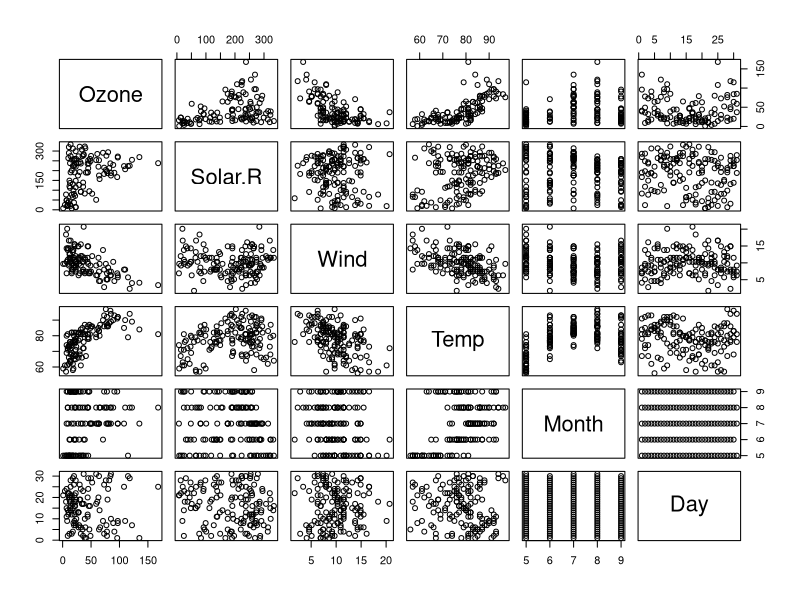
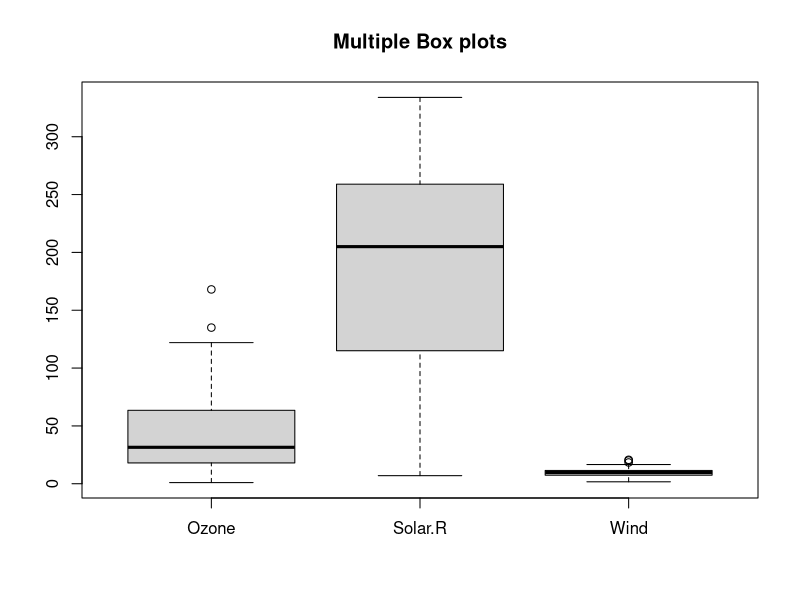
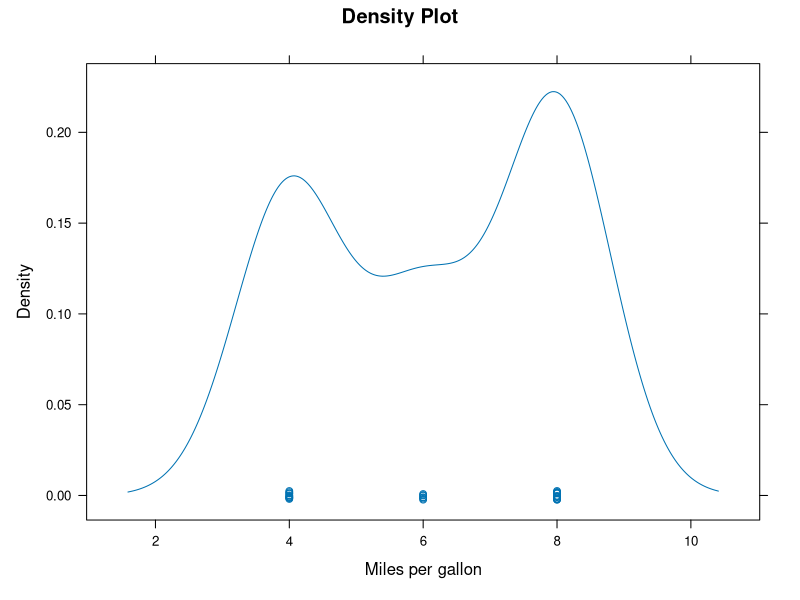
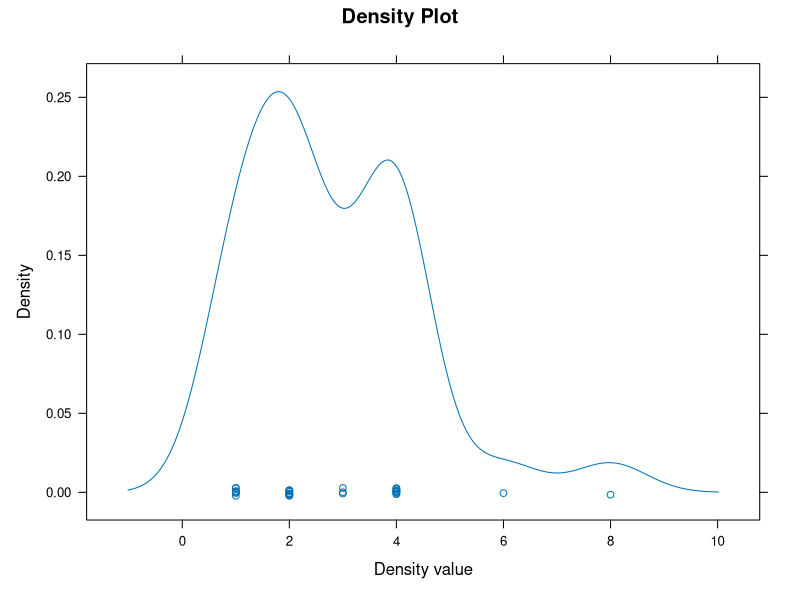
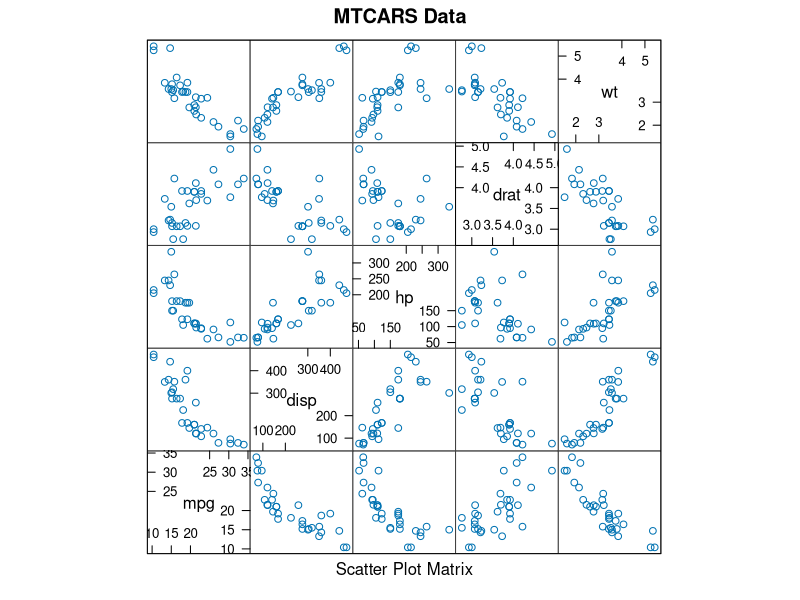
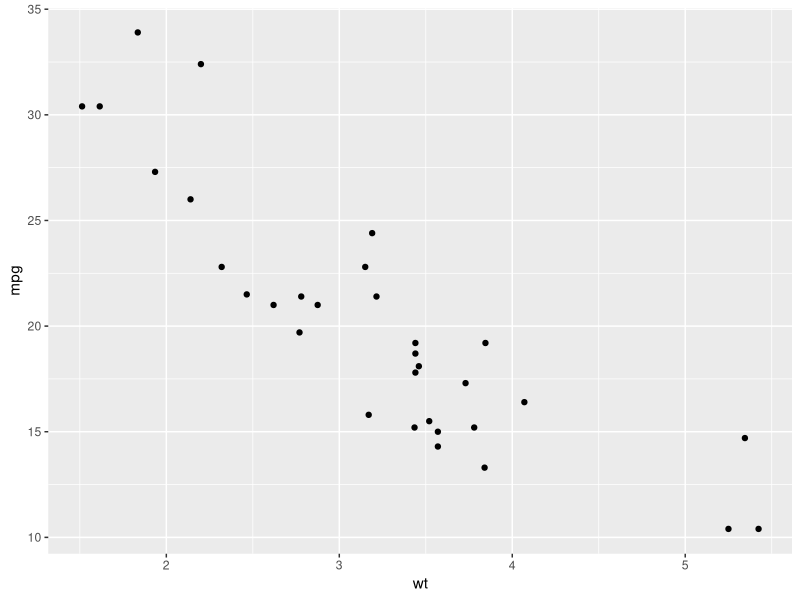
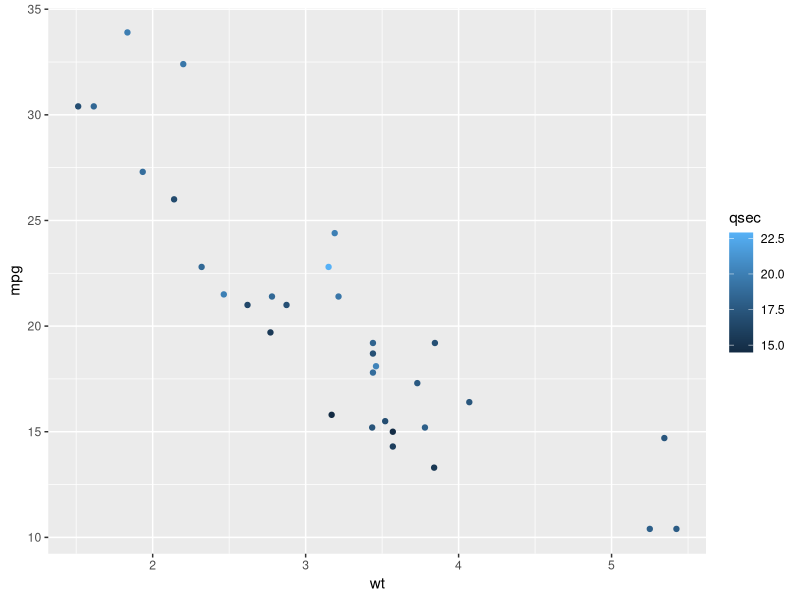
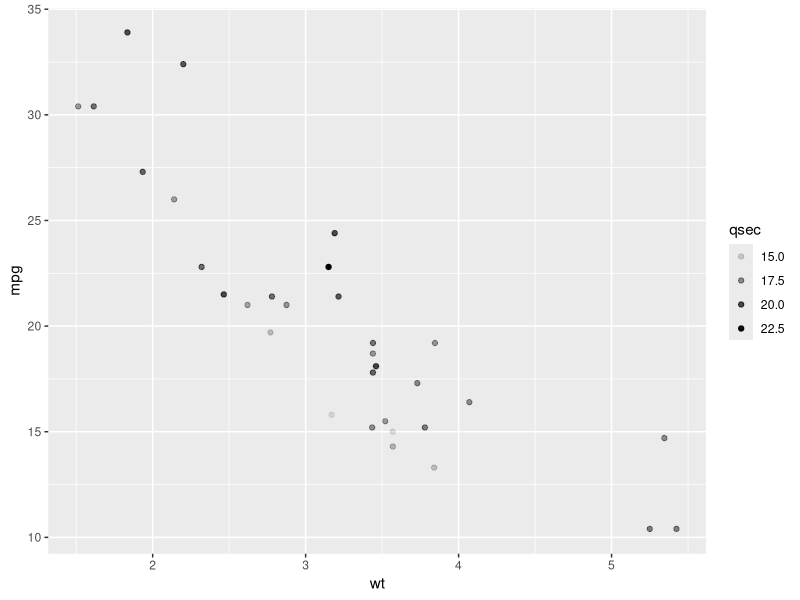

Generate these figures, in order, with R:

#Matrices are another type of object that are common in R. 
#Matrices are similar to data frames in that they are two-dimensional: 
#they have rows and columns.
#Can store only one type of data 
#4 rows, 3 columns, store numbers from 1 to 12 
#Entry column-wise
mat <- matrix(1:12, 4, 3)
mat
mat[2, 3]
mat[2, ]
mat[, 3]
mat[, 2:3]
mat[1:2, 2:3]

#We can convert matrices into data frames using the function
as.data.frame(mat)
#In matrices data have to be all the same type. For this reason data 
#frames are much more useful for storing data, since we can have 
#characters, factors, and numbers in them.



#We can create vectors using the function c, which stands for concatenate
codes <- c(380, 124, 818)
codes
library(tidyverse)
#Viewing in tabular format 
view(codes)
#Can use either single quotes or double quotes 
country <- c("italy", "canada", "egypt")
view(country)
country1 <- c('italy', 'canada', 'egypt')
country1
#Can use mixed data 
misc <- c('italy', 'canada', 'egypt', 500)
view(misc)
#Sometimes it is useful to name the entries of a vector. For example, 
#when defining a vector of country codes, we can use the names to 
#connect the two:
codes <- c(italy = 380, canada = 124, egypt = 818)
codes
class(codes)
names(codes)
view(codes)

#Another useful function for creating vectors generates sequences:
seq(1, 10)
seq(1, 10, 2)
1:10
class(1:10)
class(seq(1, 10, 0.5))

#We use square brackets to access specific elements of a vector.
codes[2]
codes[c(1,3)]
codes[1:2]
codes[c("egypt","italy")]

#Coercion is an attempt by R to be flexible with data types
x <- c(1, "canada", 3)
x
class(x)



#Conversions
x <- 1:5
y <- as.character(x)
y
as.numeric(y)

#When a function tries to coerce one type to another and encounters 
#an impossible case, it usually gives us a warning and turns the entry 
#into a special value called an NA for "not available."
x <- c("1", "b", "3")
class(x)
as.numeric(x)
h <- c("1", "3")
class(h)
as.numeric(h)



#Say we want to rank the states from least to most gun murders. 
#The function sort sorts a vector in increasing order. We can therefore 
#see the largest number of gun murders by typing:
library(dslabs)
data(murders)
sort(murders$total) #Ascending 



#Use airquality
data(airquality)
view(airquality)
summary(airquality)
par(mfrow=c(1,1))
plot(airquality)
#Multiple box plots
boxplot(airquality[,0:3], main='Multiple Box plots')
#Upper edge of the boxplot represents 75th percentile 
#Lower edge represents 25th percentile 
#Thick line represents median of the data (50th percentile)
#If the thick line is exactly in between the upper edge and lower edge, 
#then there is symmetric distribution of data 
#If it is towards upper edge, then the data is right-skewed (Mean > Median)
#Most of the data is in upper-range 
#And vice-versa 
#The dots represent outliers 



#Loading the package 'lattice'
library(lattice)  
#Loading the dataset
#The attach function attaches the database to the R search path
#so the objects in the database can be accessed by 
#simply giving their names.
attach(mtcars)
view(mtcars)
head(mtcars)
#since we have attached the dataset mtcars, we do not need to 
#specify mtcars$gear or mtcars$cyl
gear
#Don't use the dataset directly
#Copy it in another variable and then use that variable for operations
mtcars_data <- mtcars
#Converting categorical data into factor 
gear_factor<-factor(mtcars_data$gear,levels=c(3,4,5),
                    labels=c("3gears","4gears","5gears")) 
cyl_factor <-factor(mtcars_data$cyl,levels=c(4,6,8),
                    labels=c("4cyl","6cyl","8cyl"))
#use of lattice plot
#Kernel density plots - Smoother version of histogram 
densityplot(cyl, main="Density Plot",  xlab="Miles per gallon")
densityplot(carb, main="Density Plot",  xlab="Density value")
#Scatterplot
splom(mtcars[c(1,3,4,5,6)], main="MTCARS Data")



#Loading the package 'ggplot2'
library(ggplot2)
#Loading the dataset
attach(mtcars)
mtcars_data <- mtcars
#Create factors with value labels 
mtcars_data$gear <- factor(mtcars_data$gear,levels=c(3,4,5),  
                      labels=c("3gears", "4gears", "5gears"))  
mtcars_data$am <- factor(mtcars_data$am,levels=c(0,1),  
                    labels=c("Automatic","Manual"))  
mtcars_data$cyl <- factor(mtcars_data$cyl,levels=c(4,6,8),  
                     labels=c("4cyl","6cyl","8cyl"))



#Scatterplots: geom_point() is used to create scatterplots.
#aes map variables in the data for visual properties of ggplot 
#geoms (points, bars, box plot, etc). These visual characteristics are 
#known as aesthetics (or aes) and include: color and fill. 
#points shape.
p <- ggplot(data = mtcars, aes(x = wt, mpg))
p + geom_point()
p + geom_point(aes(color = qsec))
p + geom_point(aes(alpha = qsec))
p + geom_point(aes(size = qsec))
p + geom_point(aes(color = cyl))
p + geom_point(aes(color = factor(cyl)))
p + geom_point(aes(shape = factor(cyl)))
p + geom_point(aes(shape = factor(cyl), color = factor(cyl)))
p + geom_point(aes(shape = factor(qsec), color = factor(cyl)))
p + geom_point(aes(shape = factor(carb), color = factor(cyl)))
p + geom_point(aes(shape = factor(carb), color = factor(cyl)), size =2.25)
p + geom_point(aes(shape = factor(carb), color = factor(cyl)), size =2.25) + theme_bw()
p + geom_point(aes(shape = factor(carb), color = factor(cyl)), size =2.25) + theme_bw() + theme(axis.title = element_text(size=rel(1.5)))
